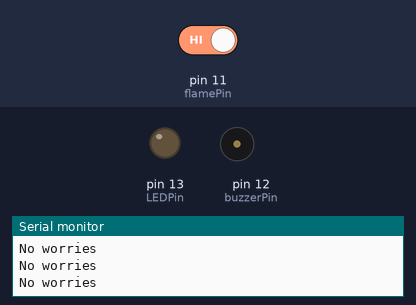
Bench run of a sketch on a simulated Arduino Uno, built with avr-gcc and run on an emulated ATmega328P. Shown: output pins drawn as LEDs (lit = HIGH), buzzer (waves = sounding, pin HIGH), the last lines printed to the serial monitor. The test bench sets the inputs (shaded band); at power-on: pin 11 (flamePin) HIGH.

Above: at 1.2 s.
1.3 s: pin 11 (flamePin) driven LOW
At 1.8 s:
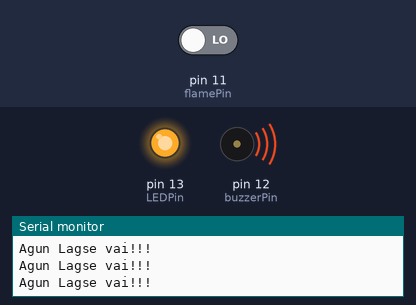
2.8 s: pin 11 (flamePin) driven HIGH
At 3.9 s:
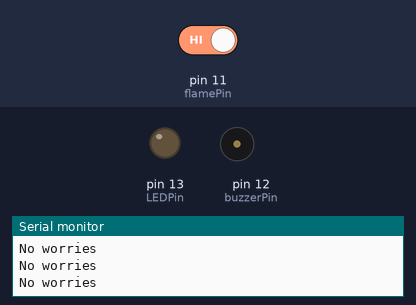
Timing chart, 0 to 5.8 s (numbered marks = the images above; inputs shaded):
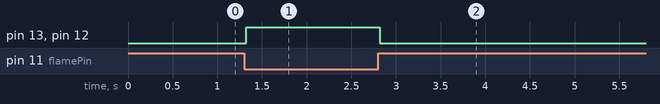

Measured:
- after the input at 1.3 s, pin 13 (LEDPin), pin 12 (buzzerPin): LOW → HIGH at once
- after the input at 2.8 s, pin 13 (LEDPin), pin 12 (buzzerPin): HIGH → LOW at once

The sketch:

Buzzer_Light.ino
```cpp
#include <SoftwareSerial.h>
const int buzzerPin = 12;
const int flamePin = 11;
const int LEDPin = 13;
int Flame = HIGH;
SoftwareSerial mySerial(9, 10);

int sms_count=0,Fire_Set;

void setup()
{
  pinMode(buzzerPin, OUTPUT);
  pinMode(flamePin, INPUT);
  pinMode(LEDPin, OUTPUT);
  mySerial.begin(9600);
  Serial.begin(9600);
}

void loop()
{
  Flame = digitalRead(flamePin);
  if (Flame== LOW)
  {
    Serial.println("Agun Lagse vai!!!");
    digitalWrite(buzzerPin, HIGH);
    digitalWrite(LEDPin, HIGH);
  }
  else
  {
    Serial.println("No worries");
    digitalWrite(buzzerPin, LOW);
    digitalWrite(LEDPin, LOW);
  }
}


void SetAlert()
{
while(sms_count<3) //Number of SMS Alerts to be sent
{
SendTextMessage(); // Function to send AT Commands to GSM module
}
Fire_Set=1;

}

void SendTextMessage()
{
  mySerial.println("AT+CMGF=1");    //To send SMS in Text Mode
  delay(2000);
  mySerial.println("AT+CMGS=\"+8801769924911\"\r"); // change to the phone number you using
  delay(2000);
  mySerial.println("Fire in NEW ROOM!");//the content of the message
  delay(200);
  mySerial.println((char)26);//the stopping character
  delay(5000);
   mySerial.println("AT+CMGS=\"++8801769924911\"\r"); // change to the phone number you using
  delay(2000);
  mySerial.println("Fire in NEW ROOM!");//the content of the message
  delay(200);
  mySerial.println((char)26);//the message stopping character
  delay(5000);
  sms_count++;
}
```
